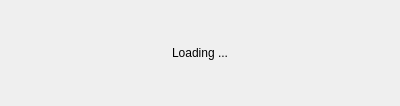
<?xml version="1.0" encoding="UTF-8"?>
<ui version="4.0">
 <class>ProcessInfoWidget</class>
 <widget class="QWidget" name="ProcessInfoWidget">
  <property name="geometry">
   <rect>
    <x>0</x>
    <y>0</y>
    <width>400</width>
    <height>106</height>
   </rect>
  </property>
  <property name="windowTitle">
   <string>Form</string>
  </property>
  <layout class="QGridLayout" name="gridLayout">
   <item row="0" column="0">
    <widget class="QLabel" name="lblInfo">
     <property name="text">
      <string>Loading ...</string>
     </property>
     <property name="alignment">
      <set>Qt::AlignCenter</set>
     </property>
    </widget>
   </item>
  </layout>
 </widget>
 <resources/>
 <connections/>
</ui>
